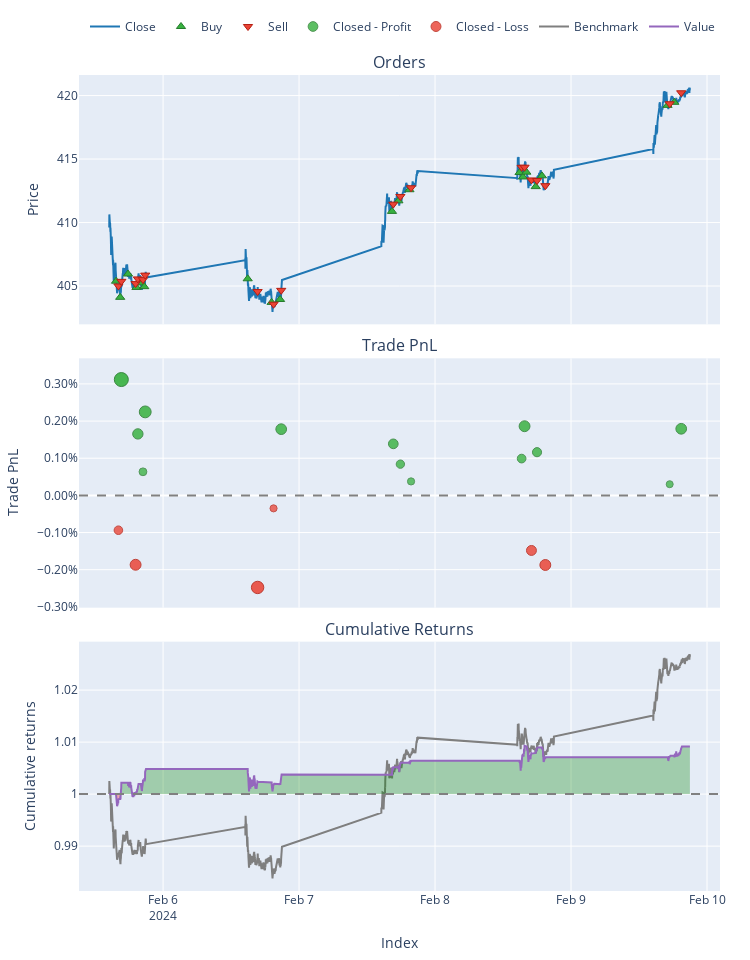

Notebook code for this chart:
### Markdown cell above
### Custom indicators

### Code cell
# define a custom indicator
def custom_idc(close,rsi_window=14,ma_window=50,rsi_level_upper=70,rsi_level_lower=30):

    # close is the input data in numpy array and has number of columns equal to number of assets

    # rsi calculation
    rsi = vbt.RSI.run(close,window=rsi_window).rsi.to_numpy()

    # moving average
    ma = vbt.MA.run(close,window=ma_window).ma.to_numpy()

    # create signal sell=-1,hold=0, buy=1

    # sell if rsi>rsi_level_upper
    trend = np.where(rsi>rsi_level_upper,-1,0)

    # buy if rsi<rsi_level_lower and close>ma
    trend = np.where((rsi<rsi_level_lower)&(close<ma) ,1,trend)

    return trend

# setup indicator
ind = (vbt.IndicatorFactory(
    class_name='Combination',
    short_name='comb',
    input_names=['close'],
    param_names=['rsi_window','ma_window','rsi_level_upper','rsi_level_lower'],
    output_names=['value'])
    .from_apply_func(custom_idc,rsi_window=14,ma_window=50,rsi_level_upper=70,rsi_level_lower=30))


res = ind.run(ticker_price,rsi_window=14,ma_window=60,rsi_level_upper=rsi_level_upper,rsi_level_lower=rsi_level_lower)

entries = res.value == 1
exits = res.value == -1

# create portfolio
pf = vbt.Portfolio.from_signals(ticker_price, entries, exits, freq='1m')

# print stats
print(pf.stats())

# show portfolio
pf.plot().show()

### Figure 1 — Plotly figure (JSON) as saved in the notebook; plotly's stock layout.template omitted (floating-point values rounded to 4 significant figures; data arrays with more than 128 entries replaced by an {"elided": "..."} marker saying what was removed)
{"data": [{"legendgroup": "0", "line": {"color": "#1f77b4"}, "name": "Close", "showlegend": true, "type": "scatter", "uid": "5b8564f2-6ddc-4c15-869b-c488f532a3b6", "x": {"elided": "1947 str values"}, "xaxis": "x", "y": {"elided": "1947 float values"}, "yaxis": "y"}, {"customdata": [[0, 0.2467, 0], [2, 0.2472, 0], [4, 0.2469, 0], [6, 0.2471, 0], [8, 0.2472, 0], [10, 0.2476, 0], [12, 0.2478, 0], [14, 0.2483, 0], [16, 0.2481, 0], [18, 0.2443, 0], [20, 0.2441, 0], [22, 0.2438, 0], [24, 0.2431, 0], [26, 0.2436, 0], [28, 0.2438, 0], [30, 0.2441, 0], [32, 0.2439, 0], [34, 0.2402, 0], [36, 0.2402, 0]], "hovertemplate": "Order Id: %{customdata[0]}<br>Timestamp: %{x}<br>Price: %{y}<br>Size: %{customdata[1]:.6f}<br>Fees: %{customdata[2]:.6f}", "legendgroup": "1", "marker": {"color": "#37B13F", "line": {"color": "rgb(38,123,44)", "width": 1}, "size": 8, "symbol": "triangle-up"}, "mode": "markers", "name": "Buy", "type": "scatter", "uid": "df7a0393-28f1-4f54-9613-1b2e57e60a79", "x": ["2024-02-05T15:42:00+00:00", "2024-02-05T16:26:00+00:00", "2024-02-05T17:48:00+00:00", "2024-02-05T19:18:00+00:00", "2024-02-05T20:06:00+00:00", "2024-02-05T20:41:00+00:00", "2024-02-06T14:56:00+00:00", "2024-02-06T19:09:00+00:00", "2024-02-06T20:39:00+00:00", "2024-02-07T16:24:00+00:00", "2024-02-07T17:32:00+00:00", "2024-02-07T19:29:00+00:00", "2024-02-08T14:55:00+00:00", "2024-02-08T15:31:00+00:00", "2024-02-08T16:07:00+00:00", "2024-02-08T17:46:00+00:00", "2024-02-08T18:52:00+00:00", "2024-02-09T17:02:00+00:00", "2024-02-09T18:14:00+00:00"], "xaxis": "x", "y": [405.4, 404.1, 405.9, 404.9, 405.2, 405.0, 405.6, 403.7, 403.9, 410.9, 411.7, 412.6, 413.9, 413.6, 414.0, 412.8, 413.7, 419.2, 419.5], "yaxis": "y"}, {"customdata": [[1, 0.2467, 0], [3, 0.2472, 0], [5, 0.2469, 0], [7, 0.2471, 0], [9, 0.2472, 0], [11, 0.2476, 0], [13, 0.2478, 0], [15, 0.2483, 0], [17, 0.2481, 0], [19, 0.2443, 0], [21, 0.2441, 0], [23, 0.2438, 0], [25, 0.2431, 0], [27, 0.2436, 0], [29, 0.2438, 0], [31, 0.2441, 0], [33, 0.2439, 0], [35, 0.2402, 0], [37, 0.2402, 0]], "hovertemplate": "Order Id: %{customdata[0]}<br>Timestamp: %{x}<br>Price: %{y}<br>Size: %{customdata[1]:.6f}<br>Fees: %{customdata[2]:.6f}", "legendgroup": "2", "marker": {"color": "#EA4335", "line": {"color": "rgb(181,31,18)", "width": 1}, "size": 8, "symbol": "triangle-down"}, "mode": "markers", "name": "Sell", "type": "scatter", "uid": "ca95c612-9fcf-4ab1-aac6-e7d54128c72e", "x": ["2024-02-05T16:07:00+00:00", "2024-02-05T16:38:00+00:00", "2024-02-05T19:09:00+00:00", "2024-02-05T19:33:00+00:00", "2024-02-05T20:27:00+00:00", "2024-02-05T20:51:00+00:00", "2024-02-06T16:41:00+00:00", "2024-02-06T19:30:00+00:00", "2024-02-06T20:51:00+00:00", "2024-02-07T16:38:00+00:00", "2024-02-07T17:53:00+00:00", "2024-02-07T19:46:00+00:00", "2024-02-08T15:17:00+00:00", "2024-02-08T15:48:00+00:00", "2024-02-08T17:01:00+00:00", "2024-02-08T18:00:00+00:00", "2024-02-08T19:28:00+00:00", "2024-02-09T17:25:00+00:00", "2024-02-09T19:27:00+00:00"], "xaxis": "x", "y": [405, 405.4, 405.2, 405.6, 405.5, 405.9, 404.6, 403.6, 404.7, 411.4, 412.1, 412.7, 414.4, 414.4, 413.4, 413.3, 412.9, 419.4, 420.2], "yaxis": "y"}, {"customdata": [[1, 1, 0.3115, 0.003118], [3, 3, 0.1655, 0.001655], [4, 4, 0.06362, 0.0006349], [5, 5, 0.2253, 0.002247], [8, 8, 0.1786, 0.001782], [9, 9, 0.1392, 0.001387], [10, 10, 0.08448, 0.0008404], [11, 11, 0.03779, 0.0003757], [12, 12, 0.09968, 0.0009905], [13, 13, 0.1876, 0.001862], [15, 15, 0.1172, 0.001163], [17, 17, 0.03031, 0.000301], [18, 18, 0.1806, 0.001793]], "hovertemplate": "Exit Trade Id: %{customdata[0]}<br>Position Id: %{customdata[1]}<br>Exit Timestamp: %{x}<br>PnL: %{customdata[2]:.6f}<br>Return: %{customdata[3]:.2%}", "legendgroup": "3", "marker": {"color": "#37B13F", "line": {"color": "rgb(38,123,44)", "width": 1}, "opacity": [0.9, 0.8221, 0.7678, 0.8536, 0.8289, 0.8078, 0.7787, 0.754, 0.7867, 0.8331, 0.7959, 0.75, 0.8294], "size": [14, 10.36, 7.83, 11.84, 10.68, 9.699, 8.34, 7.186, 8.713, 10.88, 9.141, 7, 10.71], "symbol": "circle"}, "mode": "markers", "name": "Closed - Profit", "type": "scatter", "uid": "7ca5e720-5e55-46e7-b8b2-7069e8f75532", "x": ["2024-02-05T16:38:00+00:00", "2024-02-05T19:33:00+00:00", "2024-02-05T20:27:00+00:00", "2024-02-05T20:51:00+00:00", "2024-02-06T20:51:00+00:00", "2024-02-07T16:38:00+00:00", "2024-02-07T17:53:00+00:00", "2024-02-07T19:46:00+00:00", "2024-02-08T15:17:00+00:00", "2024-02-08T15:48:00+00:00", "2024-02-08T18:00:00+00:00", "2024-02-09T17:25:00+00:00", "2024-02-09T19:27:00+00:00"], "xaxis": "x2", "y": [0.003118, 0.001655, 0.0006349, 0.002247, 0.001782, 0.001387, 0.0008404, 0.0003757, 0.0009905, 0.001862, 0.001163, 0.000301, 0.001793], "yaxis": "y2"}, {"customdata": [[0, 0, -0.09374, -0.0009374], [2, 2, -0.1871, -0.001867], [6, 6, -0.249, -0.002478], [7, 7, -0.03501, -0.0003492], [14, 14, -0.1496, -0.001482], [16, 16, -0.189, -0.001873]], "hovertemplate": "Exit Trade Id: %{customdata[0]}<br>Position Id: %{customdata[1]}<br>Exit Timestamp: %{x}<br>PnL: %{customdata[2]:.6f}<br>Return: %{customdata[3]:.2%}", "legendgroup": "4", "marker": {"color": "#EA4335", "line": {"color": "rgb(181,31,18)", "width": 1}, "opacity": [0.7839, 0.8334, 0.8659, 0.7526, 0.8129, 0.8337], "size": [8.581, 10.89, 12.41, 7.12, 9.935, 10.91], "symbol": "circle"}, "mode": "markers", "name": "Closed - Loss", "type": "scatter", "uid": "035c0e70-546f-4b79-aec4-5a28b4991767", "x": ["2024-02-05T16:07:00+00:00", "2024-02-05T19:09:00+00:00", "2024-02-06T16:41:00+00:00", "2024-02-06T19:30:00+00:00", "2024-02-08T17:01:00+00:00", "2024-02-08T19:28:00+00:00"], "xaxis": "x2", "y": [-0.0009374, -0.001867, -0.002478, -0.0003492, -0.001482, -0.001873], "yaxis": "y2"}, {"legendgroup": "5", "line": {"color": "#7f7f7f"}, "name": "Benchmark", "showlegend": true, "type": "scatter", "uid": "69c0bac1-b6f3-4f62-b3cd-5bc3bc3b1531", "x": {"elided": "1947 str values"}, "xaxis": "x3", "y": {"elided": "1947 float values"}, "yaxis": "y3"}, {"hoverinfo": "skip", "legendgroup": "6", "line": {"color": "rgba(0, 0, 0, 0)", "width": 0}, "opacity": 0, "showlegend": false, "type": "scatter", "uid": "0a31e7dd-6150-4115-a3d2-d0246303a46a", "x": {"elided": "1947 str values"}, "xaxis": "x3", "y": {"elided": "1947 int values"}, "yaxis": "y3"}, {"connectgaps": false, "fill": "tonexty", "fillcolor": "rgba(0, 128, 0, 0.3)", "hoverinfo": "skip", "legendgroup": "6", "line": {"color": "rgba(0, 0, 0, 0)", "width": 0}, "opacity": 0, "showlegend": false, "type": "scatter", "uid": "d171ad33-8e16-438e-a1c3-567b47b83a7c", "x": {"elided": "1947 str values"}, "xaxis": "x3", "y": {"elided": "1947 float values"}, "yaxis": "y3"}, {"hoverinfo": "skip", "legendgroup": "6", "line": {"color": "rgba(0, 0, 0, 0)", "width": 0}, "opacity": 0, "showlegend": false, "type": "scatter", "uid": "48783175-26ca-4fda-923a-2c7b612c6ecd", "x": {"elided": "1947 str values"}, "xaxis": "x3", "y": {"elided": "1947 int values"}, "yaxis": "y3"}, {"connectgaps": false, "fill": "tonexty", "fillcolor": "rgba(255, 0, 0, 0.3)", "hoverinfo": "skip", "legendgroup": "6", "line": {"color": "rgba(0, 0, 0, 0)", "width": 0}, "opacity": 0, "showlegend": false, "type": "scatter", "uid": "42b2cde6-fc03-44df-af00-c2679494458a", "x": {"elided": "1947 str values"}, "xaxis": "x3", "y": {"elided": "1947 float values"}, "yaxis": "y3"}, {"legendgroup": "7", "line": {"color": "#9467bd"}, "name": "Value", "showlegend": true, "type": "scatter", "uid": "a25b460d-4720-44c9-a72d-380c15cf934a", "x": {"elided": "1947 str values"}, "xaxis": "x3", "y": {"elided": "1947 float values"}, "yaxis": "y3"}, {"hoverinfo": "skip", "legendgroup": "6", "line": {"color": "rgba(0, 0, 0, 0)", "width": 0}, "opacity": 0, "showlegend": false, "type": "scatter", "uid": "fdf3ce23-c82d-4124-9d16-adef9b64cc96", "x": {"elided": "1947 str values"}, "xaxis": "x3", "y": {"elided": "1947 int values"}, "yaxis": "y3"}], "layout": {"annotations": [{"font": {"size": 16}, "showarrow": false, "text": "Orders", "x": 0.5, "xanchor": "center", "xref": "paper", "y": 1, "yanchor": "bottom", "yref": "paper"}, {"font": {"size": 16}, "showarrow": false, "text": "Trade PnL", "x": 0.5, "xanchor": "center", "xref": "paper", "y": 0.6528, "yanchor": "bottom", "yref": "paper"}, {"font": {"size": 16}, "showarrow": false, "text": "Cumulative Returns", "x": 0.5, "xanchor": "center", "xref": "paper", "y": 0.3056, "yanchor": "bottom", "yref": "paper"}], "height": 960, "legend": {"orientation": "h", "traceorder": "normal", "x": 1, "xanchor": "right", "y": 1.042, "yanchor": "bottom"}, "margin": {"b": 30, "l": 30, "r": 30, "t": 30}, "shapes": [{"line": {"color": "gray", "dash": "dash"}, "type": "line", "x0": 0, "x1": 1, "xref": "paper", "y0": 0, "y1": 0, "yref": "y2"}, {"line": {"color": "gray", "dash": "dash"}, "type": "line", "x0": 0, "x1": 1, "xref": "paper", "y0": 1, "y1": 1, "yref": "y3"}], "showlegend": true, "width": 750, "xaxis": {"anchor": "y", "domain": [0, 1], "matches": "x3", "showticklabels": false}, "xaxis2": {"anchor": "y2", "domain": [0, 1], "matches": "x3", "showticklabels": false}, "xaxis3": {"anchor": "y3", "domain": [0, 1], "title": {"text": "Index"}}, "yaxis": {"anchor": "x", "domain": [0.6944, 1], "title": {"text": "Price"}}, "yaxis2": {"anchor": "x2", "domain": [0.3472, 0.6528], "tickformat": ".2%", "title": {"text": "Trade PnL"}}, "yaxis3": {"anchor": "x3", "domain": [0, 0.3056], "title": {"text": "Cumulative returns"}}}}
